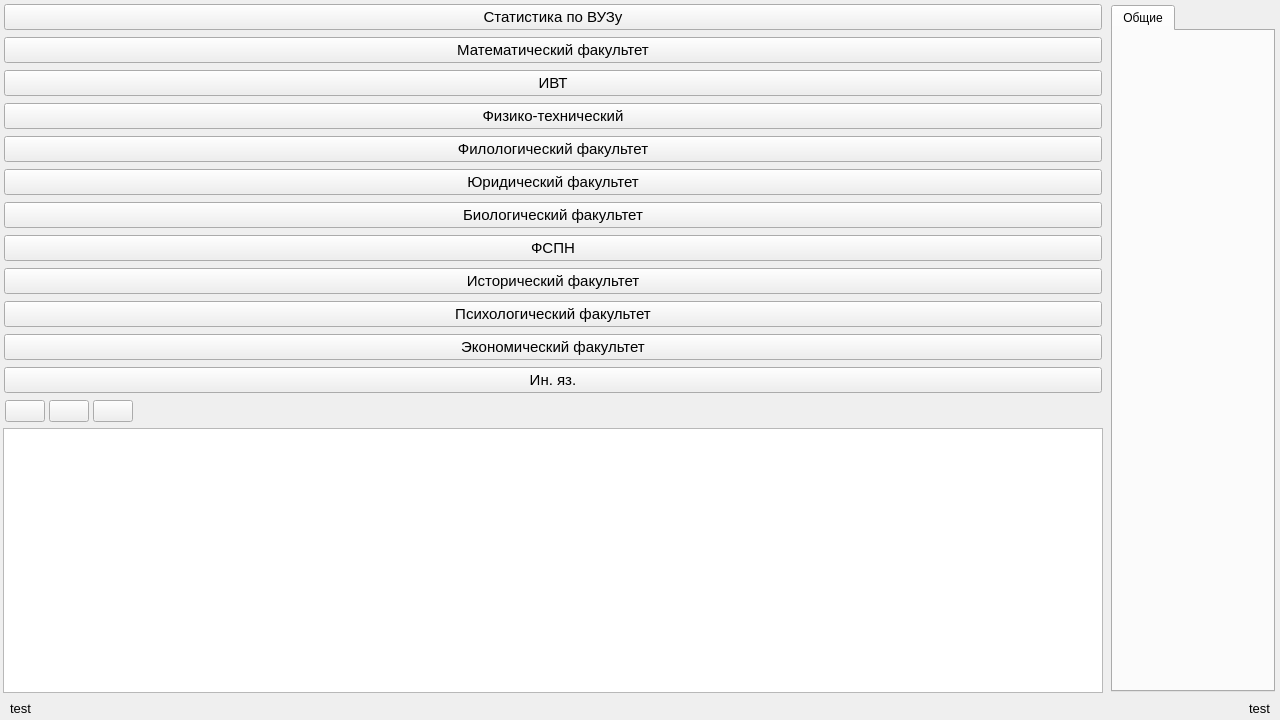
<?xml version="1.0" encoding="UTF-8"?>
<ui version="4.0">
 <class>MainWidget</class>
 <widget class="QWidget" name="MainWidget">
  <property name="geometry">
   <rect>
    <x>0</x>
    <y>0</y>
    <width>1280</width>
    <height>720</height>
   </rect>
  </property>
  <property name="windowTitle">
   <string>Form</string>
  </property>
  <layout class="QVBoxLayout" name="verticalLayout_3" stretch="1,0">
   <property name="spacing">
    <number>0</number>
   </property>
   <property name="leftMargin">
    <number>0</number>
   </property>
   <property name="topMargin">
    <number>0</number>
   </property>
   <property name="rightMargin">
    <number>0</number>
   </property>
   <property name="bottomMargin">
    <number>0</number>
   </property>
   <item>
    <widget class="QSplitter" name="splitter">
     <property name="midLineWidth">
      <number>0</number>
     </property>
     <property name="orientation">
      <enum>Qt::Orientation::Horizontal</enum>
     </property>
     <property name="opaqueResize">
      <bool>true</bool>
     </property>
     <property name="handleWidth">
      <number>1</number>
     </property>
     <property name="childrenCollapsible">
      <bool>true</bool>
     </property>
     <widget class="QWidget" name="widget" native="true">
      <layout class="QVBoxLayout" name="verticalLayout_2" stretch="0,0,0">
       <property name="spacing">
        <number>4</number>
       </property>
       <property name="leftMargin">
        <number>3</number>
       </property>
       <property name="topMargin">
        <number>3</number>
       </property>
       <property name="rightMargin">
        <number>3</number>
       </property>
       <property name="bottomMargin">
        <number>3</number>
       </property>
       <item>
        <widget class="QWidget" name="widget_3" native="true">
         <layout class="QVBoxLayout" name="verticalLayout">
          <property name="spacing">
           <number>7</number>
          </property>
          <property name="leftMargin">
           <number>1</number>
          </property>
          <property name="topMargin">
           <number>1</number>
          </property>
          <property name="rightMargin">
           <number>1</number>
          </property>
          <property name="bottomMargin">
           <number>1</number>
          </property>
          <item>
           <widget class="QPushButton" name="generalBtn">
            <property name="font">
             <font>
              <pointsize>11</pointsize>
             </font>
            </property>
            <property name="cursor">
             <cursorShape>PointingHandCursor</cursorShape>
            </property>
            <property name="text">
             <string>Статистика по ВУЗу</string>
            </property>
           </widget>
          </item>
          <item>
           <widget class="QPushButton" name="mathBtn">
            <property name="font">
             <font>
              <pointsize>11</pointsize>
             </font>
            </property>
            <property name="cursor">
             <cursorShape>PointingHandCursor</cursorShape>
            </property>
            <property name="text">
             <string>Математический факультет</string>
            </property>
           </widget>
          </item>
          <item>
           <widget class="QPushButton" name="ivtBtn">
            <property name="font">
             <font>
              <pointsize>11</pointsize>
             </font>
            </property>
            <property name="cursor">
             <cursorShape>PointingHandCursor</cursorShape>
            </property>
            <property name="text">
             <string>ИВТ</string>
            </property>
           </widget>
          </item>
          <item>
           <widget class="QPushButton" name="physBtn">
            <property name="font">
             <font>
              <pointsize>11</pointsize>
             </font>
            </property>
            <property name="cursor">
             <cursorShape>PointingHandCursor</cursorShape>
            </property>
            <property name="text">
             <string>Физико-технический</string>
            </property>
           </widget>
          </item>
          <item>
           <widget class="QPushButton" name="filoBtn">
            <property name="font">
             <font>
              <pointsize>11</pointsize>
             </font>
            </property>
            <property name="cursor">
             <cursorShape>PointingHandCursor</cursorShape>
            </property>
            <property name="text">
             <string>Филологический факультет</string>
            </property>
           </widget>
          </item>
          <item>
           <widget class="QPushButton" name="urBtn">
            <property name="font">
             <font>
              <pointsize>11</pointsize>
             </font>
            </property>
            <property name="cursor">
             <cursorShape>PointingHandCursor</cursorShape>
            </property>
            <property name="text">
             <string>Юридический факультет</string>
            </property>
           </widget>
          </item>
          <item>
           <widget class="QPushButton" name="bioBtn">
            <property name="font">
             <font>
              <pointsize>11</pointsize>
             </font>
            </property>
            <property name="cursor">
             <cursorShape>PointingHandCursor</cursorShape>
            </property>
            <property name="text">
             <string>Биологический факультет</string>
            </property>
           </widget>
          </item>
          <item>
           <widget class="QPushButton" name="fspnBtn">
            <property name="font">
             <font>
              <pointsize>11</pointsize>
             </font>
            </property>
            <property name="cursor">
             <cursorShape>PointingHandCursor</cursorShape>
            </property>
            <property name="text">
             <string>ФСПН</string>
            </property>
           </widget>
          </item>
          <item>
           <widget class="QPushButton" name="histBtn">
            <property name="font">
             <font>
              <pointsize>11</pointsize>
             </font>
            </property>
            <property name="cursor">
             <cursorShape>PointingHandCursor</cursorShape>
            </property>
            <property name="text">
             <string>Исторический факультет</string>
            </property>
           </widget>
          </item>
          <item>
           <widget class="QPushButton" name="psyBtn">
            <property name="font">
             <font>
              <pointsize>11</pointsize>
             </font>
            </property>
            <property name="cursor">
             <cursorShape>PointingHandCursor</cursorShape>
            </property>
            <property name="text">
             <string>Психологический факультет</string>
            </property>
           </widget>
          </item>
          <item>
           <widget class="QPushButton" name="economBtn">
            <property name="font">
             <font>
              <pointsize>11</pointsize>
             </font>
            </property>
            <property name="cursor">
             <cursorShape>PointingHandCursor</cursorShape>
            </property>
            <property name="text">
             <string>Экономический факультет</string>
            </property>
           </widget>
          </item>
          <item>
           <widget class="QPushButton" name="inyazBtn">
            <property name="font">
             <font>
              <pointsize>11</pointsize>
             </font>
            </property>
            <property name="cursor">
             <cursorShape>PointingHandCursor</cursorShape>
            </property>
            <property name="text">
             <string>Ин. яз.</string>
            </property>
           </widget>
          </item>
         </layout>
        </widget>
       </item>
       <item>
        <widget class="QWidget" name="tablesToolBar" native="true">
         <property name="minimumSize">
          <size>
           <width>0</width>
           <height>20</height>
          </size>
         </property>
         <layout class="QHBoxLayout" name="horizontalLayout_14">
          <property name="spacing">
           <number>4</number>
          </property>
          <property name="leftMargin">
           <number>2</number>
          </property>
          <property name="topMargin">
           <number>2</number>
          </property>
          <property name="rightMargin">
           <number>2</number>
          </property>
          <property name="bottomMargin">
           <number>2</number>
          </property>
          <item>
           <widget class="QPushButton" name="folderButton">
            <property name="cursor">
             <cursorShape>PointingHandCursor</cursorShape>
            </property>
            <property name="text">
             <string/>
            </property>
            <property name="icon">
             <iconset resource="../build/Desktop_Qt_6_8_3_MinGW_64_bit-Debug/debug/qmake_resources.qrc">
              <normaloff>:/icons/folder-60.png</normaloff>:/icons/folder-60.png</iconset>
            </property>
            <property name="iconSize">
             <size>
              <width>23</width>
              <height>23</height>
             </size>
            </property>
           </widget>
          </item>
          <item>
           <widget class="QPushButton" name="sortButton">
            <property name="cursor">
             <cursorShape>PointingHandCursor</cursorShape>
            </property>
            <property name="text">
             <string/>
            </property>
            <property name="icon">
             <iconset resource="../build/Desktop_Qt_6_8_3_MinGW_64_bit-Debug/debug/qmake_resources.qrc">
              <normaloff>:/icons/sort-60.png</normaloff>:/icons/sort-60.png</iconset>
            </property>
            <property name="iconSize">
             <size>
              <width>23</width>
              <height>23</height>
             </size>
            </property>
           </widget>
          </item>
          <item>
           <widget class="QPushButton" name="updateButton">
            <property name="cursor">
             <cursorShape>PointingHandCursor</cursorShape>
            </property>
            <property name="text">
             <string/>
            </property>
            <property name="icon">
             <iconset resource="../build/Desktop_Qt_6_8_3_MinGW_64_bit-Debug/debug/qmake_resources.qrc">
              <normaloff>:/icons/update-60.png</normaloff>:/icons/update-60.png</iconset>
            </property>
            <property name="iconSize">
             <size>
              <width>23</width>
              <height>23</height>
             </size>
            </property>
           </widget>
          </item>
          <item>
           <spacer name="horizontalSpacer">
            <property name="orientation">
             <enum>Qt::Orientation::Horizontal</enum>
            </property>
            <property name="sizeHint" stdset="0">
             <size>
              <width>731</width>
              <height>20</height>
             </size>
            </property>
           </spacer>
          </item>
         </layout>
        </widget>
       </item>
       <item>
        <widget class="QListWidget" name="tablesWidget">
         <property name="font">
          <font>
           <pointsize>10</pointsize>
           <bold>false</bold>
          </font>
         </property>
         <property name="selectionMode">
          <enum>QAbstractItemView::SelectionMode::SingleSelection</enum>
         </property>
         <property name="selectionBehavior">
          <enum>QAbstractItemView::SelectionBehavior::SelectItems</enum>
         </property>
        </widget>
       </item>
      </layout>
     </widget>
     <widget class="QWidget" name="widget_2" native="true">
      <layout class="QHBoxLayout" name="horizontalLayout_2">
       <property name="spacing">
        <number>4</number>
       </property>
       <property name="leftMargin">
        <number>2</number>
       </property>
       <property name="topMargin">
        <number>3</number>
       </property>
       <property name="rightMargin">
        <number>3</number>
       </property>
       <property name="bottomMargin">
        <number>2</number>
       </property>
       <item>
        <widget class="QStackedWidget" name="pagesWidget">
         <property name="currentIndex">
          <number>2</number>
         </property>
         <widget class="QWidget" name="generalStat"/>
         <widget class="QWidget" name="ivt">
          <layout class="QHBoxLayout" name="horizontalLayout_9">
           <property name="spacing">
            <number>2</number>
           </property>
           <property name="leftMargin">
            <number>2</number>
           </property>
           <property name="topMargin">
            <number>2</number>
           </property>
           <property name="rightMargin">
            <number>2</number>
           </property>
           <property name="bottomMargin">
            <number>2</number>
           </property>
           <item>
            <widget class="QTabWidget" name="tabWidgetivt">
             <property name="currentIndex">
              <number>0</number>
             </property>
             <widget class="QWidget" name="tab_13">
              <attribute name="title">
               <string>Общие</string>
              </attribute>
             </widget>
            </widget>
           </item>
          </layout>
         </widget>
         <widget class="QWidget" name="ur">
          <layout class="QHBoxLayout" name="horizontalLayout_13">
           <property name="spacing">
            <number>2</number>
           </property>
           <property name="leftMargin">
            <number>2</number>
           </property>
           <property name="topMargin">
            <number>2</number>
           </property>
           <property name="rightMargin">
            <number>2</number>
           </property>
           <property name="bottomMargin">
            <number>2</number>
           </property>
           <item>
            <widget class="QTabWidget" name="tabWidgetur">
             <property name="currentIndex">
              <number>0</number>
             </property>
             <widget class="QWidget" name="tab_21">
              <attribute name="title">
               <string>Общие</string>
              </attribute>
             </widget>
            </widget>
           </item>
          </layout>
         </widget>
         <widget class="QWidget" name="econom">
          <layout class="QHBoxLayout" name="horizontalLayout_4">
           <property name="spacing">
            <number>2</number>
           </property>
           <property name="leftMargin">
            <number>2</number>
           </property>
           <property name="topMargin">
            <number>2</number>
           </property>
           <property name="rightMargin">
            <number>2</number>
           </property>
           <property name="bottomMargin">
            <number>2</number>
           </property>
           <item>
            <widget class="QTabWidget" name="tabWidgeteconom">
             <property name="currentIndex">
              <number>0</number>
             </property>
             <widget class="QWidget" name="tab_3">
              <attribute name="title">
               <string>Общие</string>
              </attribute>
             </widget>
            </widget>
           </item>
          </layout>
         </widget>
         <widget class="QWidget" name="bio">
          <layout class="QHBoxLayout" name="horizontalLayout_3">
           <property name="spacing">
            <number>2</number>
           </property>
           <property name="leftMargin">
            <number>2</number>
           </property>
           <property name="topMargin">
            <number>2</number>
           </property>
           <property name="rightMargin">
            <number>2</number>
           </property>
           <property name="bottomMargin">
            <number>2</number>
           </property>
           <item>
            <widget class="QTabWidget" name="tabWidgetbio">
             <property name="tabPosition">
              <enum>QTabWidget::TabPosition::North</enum>
             </property>
             <property name="currentIndex">
              <number>0</number>
             </property>
             <widget class="QWidget" name="tab">
              <attribute name="title">
               <string>Общие</string>
              </attribute>
             </widget>
            </widget>
           </item>
          </layout>
         </widget>
         <widget class="QWidget" name="fspn">
          <layout class="QHBoxLayout" name="horizontalLayout_6">
           <property name="spacing">
            <number>2</number>
           </property>
           <property name="leftMargin">
            <number>2</number>
           </property>
           <property name="topMargin">
            <number>2</number>
           </property>
           <property name="rightMargin">
            <number>2</number>
           </property>
           <property name="bottomMargin">
            <number>2</number>
           </property>
           <item>
            <widget class="QTabWidget" name="tabWidgetfspn">
             <property name="currentIndex">
              <number>0</number>
             </property>
             <widget class="QWidget" name="tab_7">
              <attribute name="title">
               <string>Общие</string>
              </attribute>
             </widget>
            </widget>
           </item>
          </layout>
         </widget>
         <widget class="QWidget" name="psy">
          <layout class="QHBoxLayout" name="horizontalLayout_12">
           <property name="spacing">
            <number>2</number>
           </property>
           <property name="leftMargin">
            <number>2</number>
           </property>
           <property name="topMargin">
            <number>2</number>
           </property>
           <property name="rightMargin">
            <number>2</number>
           </property>
           <property name="bottomMargin">
            <number>2</number>
           </property>
           <item>
            <widget class="QTabWidget" name="tabWidgetpsy">
             <property name="currentIndex">
              <number>0</number>
             </property>
             <widget class="QWidget" name="tab_19">
              <attribute name="title">
               <string>Общие</string>
              </attribute>
             </widget>
            </widget>
           </item>
          </layout>
         </widget>
         <widget class="QWidget" name="phys">
          <layout class="QHBoxLayout" name="horizontalLayout_11">
           <property name="spacing">
            <number>2</number>
           </property>
           <property name="leftMargin">
            <number>2</number>
           </property>
           <property name="topMargin">
            <number>2</number>
           </property>
           <property name="rightMargin">
            <number>2</number>
           </property>
           <property name="bottomMargin">
            <number>2</number>
           </property>
           <item>
            <widget class="QTabWidget" name="tabWidgephys">
             <property name="currentIndex">
              <number>0</number>
             </property>
             <widget class="QWidget" name="tab_17">
              <attribute name="title">
               <string>Общие</string>
              </attribute>
             </widget>
            </widget>
           </item>
          </layout>
         </widget>
         <widget class="QWidget" name="filo">
          <layout class="QHBoxLayout" name="horizontalLayout_5">
           <property name="spacing">
            <number>2</number>
           </property>
           <property name="leftMargin">
            <number>2</number>
           </property>
           <property name="topMargin">
            <number>2</number>
           </property>
           <property name="rightMargin">
            <number>2</number>
           </property>
           <property name="bottomMargin">
            <number>2</number>
           </property>
           <item>
            <widget class="QTabWidget" name="tabWidgetfilo">
             <property name="currentIndex">
              <number>0</number>
             </property>
             <widget class="QWidget" name="tab_5">
              <attribute name="title">
               <string>Общие</string>
              </attribute>
             </widget>
            </widget>
           </item>
          </layout>
         </widget>
         <widget class="QWidget" name="inyaz">
          <layout class="QHBoxLayout" name="horizontalLayout_8">
           <property name="spacing">
            <number>2</number>
           </property>
           <property name="leftMargin">
            <number>2</number>
           </property>
           <property name="topMargin">
            <number>2</number>
           </property>
           <property name="rightMargin">
            <number>2</number>
           </property>
           <property name="bottomMargin">
            <number>2</number>
           </property>
           <item>
            <widget class="QTabWidget" name="tabWidgeinyaz">
             <property name="currentIndex">
              <number>0</number>
             </property>
             <widget class="QWidget" name="tab_11">
              <attribute name="title">
               <string>Общие</string>
              </attribute>
             </widget>
            </widget>
           </item>
          </layout>
         </widget>
         <widget class="QWidget" name="hist">
          <layout class="QHBoxLayout" name="horizontalLayout_7">
           <property name="spacing">
            <number>2</number>
           </property>
           <property name="leftMargin">
            <number>2</number>
           </property>
           <property name="topMargin">
            <number>2</number>
           </property>
           <property name="rightMargin">
            <number>2</number>
           </property>
           <property name="bottomMargin">
            <number>2</number>
           </property>
           <item>
            <widget class="QTabWidget" name="tabWidgehist">
             <property name="currentIndex">
              <number>0</number>
             </property>
             <widget class="QWidget" name="tab_10">
              <attribute name="title">
               <string>Общие</string>
              </attribute>
             </widget>
            </widget>
           </item>
          </layout>
         </widget>
         <widget class="QWidget" name="math">
          <layout class="QHBoxLayout" name="horizontalLayout_10">
           <property name="spacing">
            <number>2</number>
           </property>
           <property name="leftMargin">
            <number>2</number>
           </property>
           <property name="topMargin">
            <number>2</number>
           </property>
           <property name="rightMargin">
            <number>2</number>
           </property>
           <property name="bottomMargin">
            <number>2</number>
           </property>
           <item>
            <widget class="QTabWidget" name="tabWidgemath">
             <property name="currentIndex">
              <number>0</number>
             </property>
             <widget class="QWidget" name="tab_15">
              <attribute name="title">
               <string>Общие</string>
              </attribute>
             </widget>
            </widget>
           </item>
          </layout>
         </widget>
        </widget>
       </item>
      </layout>
     </widget>
    </widget>
   </item>
   <item>
    <widget class="QWidget" name="bottomWidget" native="true">
     <layout class="QHBoxLayout" name="horizontalLayout_15">
      <property name="spacing">
       <number>2</number>
      </property>
      <property name="leftMargin">
       <number>10</number>
      </property>
      <property name="topMargin">
       <number>2</number>
      </property>
      <property name="rightMargin">
       <number>10</number>
      </property>
      <property name="bottomMargin">
       <number>2</number>
      </property>
      <item>
       <widget class="QLabel" name="currentFileLabel">
        <property name="font">
         <font>
          <pointsize>10</pointsize>
          <bold>false</bold>
         </font>
        </property>
        <property name="text">
         <string>test</string>
        </property>
       </widget>
      </item>
      <item>
       <spacer name="horizontalSpacer_2">
        <property name="orientation">
         <enum>Qt::Orientation::Horizontal</enum>
        </property>
        <property name="sizeHint" stdset="0">
         <size>
          <width>1211</width>
          <height>20</height>
         </size>
        </property>
       </spacer>
      </item>
      <item>
       <widget class="QLabel" name="versionLabel">
        <property name="font">
         <font>
          <pointsize>10</pointsize>
          <bold>false</bold>
         </font>
        </property>
        <property name="text">
         <string>test</string>
        </property>
       </widget>
      </item>
     </layout>
    </widget>
   </item>
  </layout>
 </widget>
 <resources>
  <include location="../build/Desktop_Qt_6_8_3_MinGW_64_bit-Debug/debug/qmake_resources.qrc"/>
 </resources>
 <connections/>
</ui>
